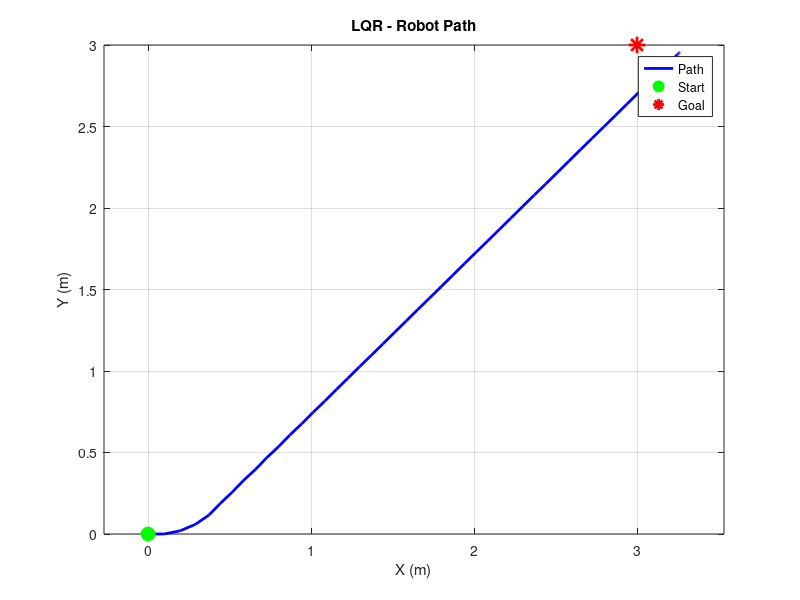
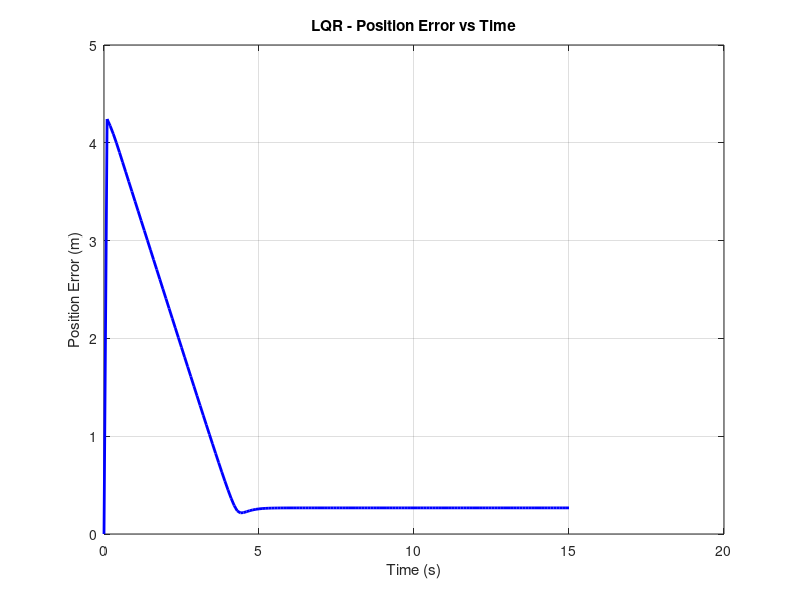
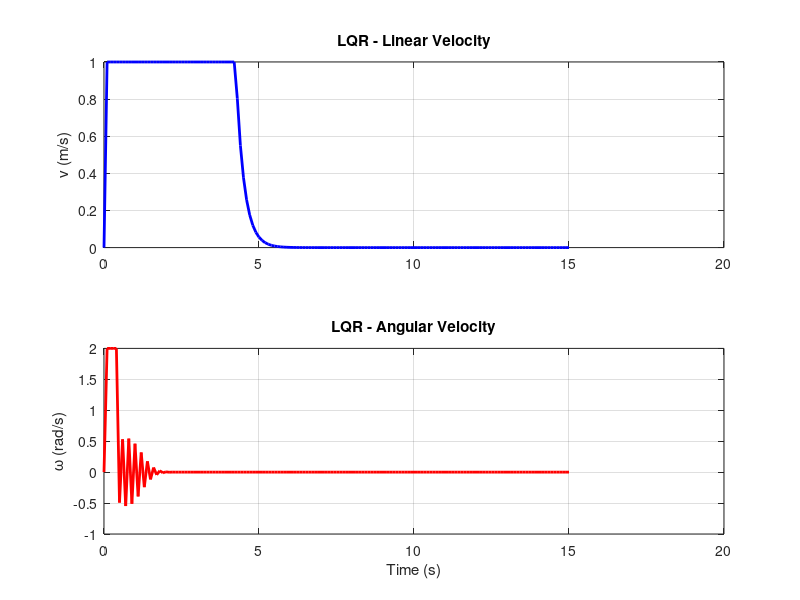
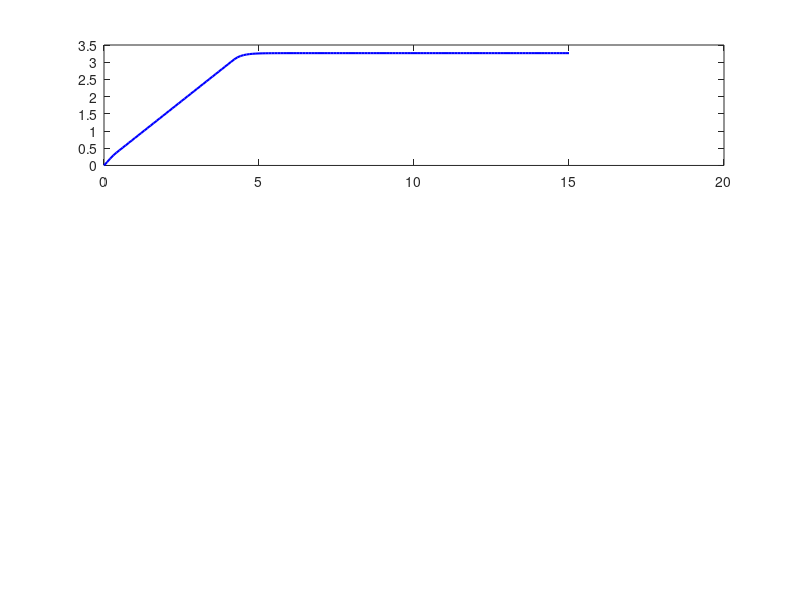

Here is the MATLAB script that generated these plots, in order: (Note: this script raises an error after producing the figures.)
clc;
clear;

dt=0.1;
T=15;
t = 0:dt:T;
N = length(t);

v_d = 0.5;

Q = diag([10,10,5]);
R = diag([1,0.5]);

A = [0,0,0;
    0,0,v_d;
    0,0,0];
B=[-1,0; 0, 0; 0,-1];

Goal = [3,3,deg2rad(30)];
X = zeros(N,3); % x,y,theta
e_t = zeros(N,1);

Co = ctrb(A,B);
fprintf('Controllability rank: %d / %d\n', rank(Co), size(A,1));

[K, ~, ~] = lqr(A,B,Q,R);

fprintf('LQR Gain = \n'); disp(K);

C = zeros(N,2);

for k=2:N
    e_x = (Goal(1) - X(k-1,1)) * cos(X(k-1,3)) + (Goal(2) - X(k-1,2)) * sin(X(k-1,3));
    e_y = - (Goal(1) - X(k-1,1)) * sin(X(k-1,3)) + (Goal(2) - X(k-1,2)) * cos(X(k-1,3));
    e_z = atan2(sin(Goal(3) - X(k-1,3)), cos(Goal(3) - X(k-1,3)));

    e = [e_x; e_y; e_z];
    u = - K * e;
    v = v_d + u(1); % linear velocity
 w = u(2); % angular velocity
 % Saturate inputs
 v = max(-1.0, min(1.0, v));
 w = max(-2.0, min(2.0, w));
   C(k,:) = [v, w];
 dX = [dt * v * cos(X(k-1,3));
     dt * v * sin(X(k-1,3));
     dt *w];
 X(k,:) = X(k-1,:) + dX';
 X(k,3) = atan2(sin(X(k,3)), cos(X(k,3)));
 e_t(k,1) = sqrt(e_x^2 + e_y^2);
end


fprintf('Final position error: %.4f m\n', e_t(end,1));


%% ===== PART e: PLOTS =====
% --- 1. Robot Path ---
figure('Color','w');
plot(X(:,1), X(:,2), 'b-', 'LineWidth', 2); hold on;
plot(X(1,1), X(1,2), 'go', 'MarkerSize', 10, 'MarkerFaceColor','g');
plot(Goal(1), Goal(2), 'r*', 'MarkerSize', 12, 'LineWidth', 2);
xlabel('X (m)'); ylabel('Y (m)');
title('LQR - Robot Path');
legend('Path', 'Start', 'Goal');
grid on; axis equal;

% --- 2. Position Error ---
figure('Color','w');
plot(t, e_t(:,1), 'b-', 'LineWidth', 2);
xlabel('Time (s)'); ylabel('Position Error (m)');
title('LQR - Position Error vs Time');
grid on;

% --- 3. Control Inputs ---
figure('Color','w');
subplot(2,1,1);
plot(t, C(:,1), 'b-', 'LineWidth', 2);
ylabel('v (m/s)'); title('LQR - Linear Velocity');
grid on;
subplot(2,1,2);
plot(t, C(:,2), 'r-', 'LineWidth', 2);
xlabel('Time (s)'); ylabel('\omega (rad/s)');
title('LQR - Angular Velocity');
grid on;
% --- 4. X, Y, Theta over time ---
figure('Color','w');
subplot(3,1,1);
plot(t, X(:,1), 'b', 'LineWidth', 1.5); yline(Goal(1),'r--');
ylabel('X (m)'); title('LQR - State Trajectories'); grid on;
subplot(3,1,2);
plot(t, X(:,2), 'b', 'LineWidth', 1.5); yline(Goal(2),'r--');
ylabel('Y (m)'); grid on;
subplot(3,1,3);
plot(t, X(:,3), 'b', 'LineWidth', 1.5); yline(Goal(3),'r--');
ylabel('\theta (rad)'); xlabel('Time (s)'); grid on;
